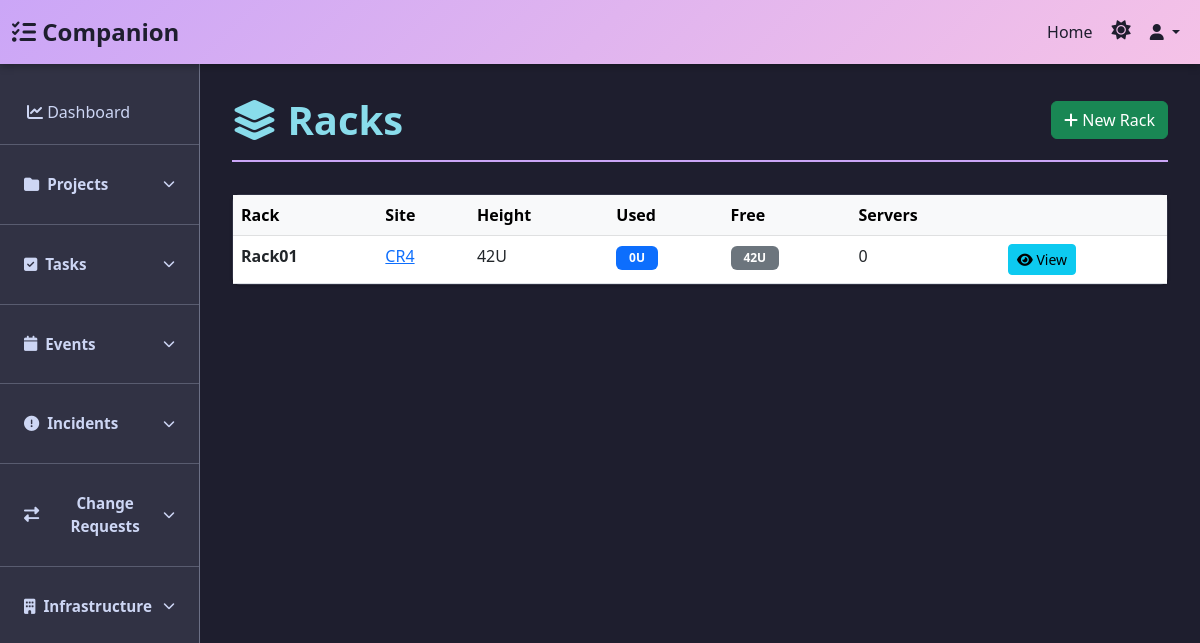
Page /infrastructure/racks/ on the committed database.
### inframan/models.py (models this page shows, shortened)
class Location(models.Model):
    site = models.ForeignKey(Site, on_delete=models.CASCADE, related_name='locations')
    name = models.CharField(max_length=100)
    location_type = models.CharField(
        max_length=20,
        choices=[
            ('rack', 'Rack'),
            ('room', 'Room'),
            ('cabinet', 'Cabinet'),
            ('cage', 'Cage'),
            ('other', 'Other'),
        ],
        default='rack'
    )
    row = models.CharField(max_length=20, blank=True, null=True)
    number = models.CharField(max_length=20, blank=True, null=True)
    capacity = models.IntegerField(blank=True, null=True, help_text="Number of U height")
    notes = models.TextField(blank=True, null=True)
    created_at = models.DateTimeField(auto_now_add=True)
    updated_at = models.DateTimeField(auto_now=True)
    class Meta:
        ordering = ['site', 'name']
        verbose_name = 'Location'
        verbose_name_plural = 'Locations'

class Site(models.Model):
    name = models.CharField(max_length=255, unique=True)
    code = models.CharField(max_length=20, unique=True)
    country = models.ForeignKey(Country, on_delete=models.PROTECT, related_name='sites')
    city = models.CharField(max_length=100)
    address = models.TextField(blank=True, null=True)
    phone = models.CharField(max_length=20, blank=True, null=True)
    contact_person = models.CharField(max_length=255, blank=True, null=True)
    contact_email = models.EmailField(blank=True, null=True)
    notes = models.TextField(blank=True, null=True)
    created_at = models.DateTimeField(auto_now_add=True)
    updated_at = models.DateTimeField(auto_now=True)
    class Meta:
        ordering = ['name']
        verbose_name = 'Site'
        verbose_name_plural = 'Sites'

### inframan/views.py (the view)
# urls.py: path('racks/', views.rack_list, name='rack_list'),
def rack_list(request):
    racks = Location.objects.filter(location_type='rack').select_related('site').order_by('site__name', 'name')
    rack_rows = []
    for rack in racks:
        servers = list(rack.servers.all())
        used = sum(s.rack_units or 1 for s in servers if s.rack_position)
        height = rack.capacity or 42
        rack_rows.append({
            'rack': rack,
            'height': height,
            'used': used,
            'free': max(height - used, 0),
            'server_count': len(servers),
        })
    return render(request, 'inframan/rack_list.html', {'rack_rows': rack_rows})

### templates/inframan/rack_list.html (shortened to what this page needs)
{% extends 'shiro/base.html' %}
{% block content %}
<div class="page-header d-flex justify-content-between align-items-center">
    <h1><i class="fas fa-layer-group"></i> Racks</h1>
    <a href="{% url 'inframan:rack_create' %}" class="btn btn-success"><i class="fas fa-plus"></i> New Rack</a>
</div>
<div class="card">
    <div class="card-body p-0">
        {% if rack_rows %}
        <div class="table-responsive">
            <table class="table table-hover mb-0">
                <thead class="table-light">
                    <tr><th>Rack</th><th>Site</th><th>Height</th><th>Used</th><th>Free</th><th>Servers</th><th></th></tr>
                </thead>
                <tbody>
                    {% for row in rack_rows %}
                    <tr>
                        <td><strong>{{ row.rack.name }}</strong></td>
                        <td><a href="{% url 'inframan:site_detail' row.rack.site.pk %}">{{ row.rack.site.name }}</a></td>
                        <td>{{ row.height }}U</td>
                        <td><span class="badge bg-primary">{{ row.used }}U</span></td>
                        <td><span class="badge bg-secondary">{{ row.free }}U</span></td>
                        <td>{{ row.server_count }}</td>
                        <td><a href="{% url 'inframan:rack_detail' row.rack.pk %}" class="btn btn-sm btn-info"><i class="fas fa-eye"></i> View</a></td>
                    </tr>
                    {% endfor %}
                </tbody>
            </table>
        </div>
        {% else %}
        <div class="alert alert-info m-3 mb-0">No racks yet. Add a Location of type "Rack" under a site.</div>
        {% endif %}
    </div>
</div>
{% endblock %}

### templates/shiro/base.html (style rules this page uses)
:root { --dracula-background-light: #f7ede1; --dracula-foreground-light: #2d2a26; --dracula-selection-light: #ffffff; --dracula-comment-light: #8a8378; --dracula-red-light: #e5484d; --dracula-orange-light: #f5822a; --dracula-yellow-light: #d4a017; --dracula-green-light: #2fae5a; --dracula-purple-light: #f5822a; --dracula-cyan-light: #f5822a; --dracula-pink-light: #f5822a; --dracula-background: #1e1e2e; --dracula-foreground: #cdd6f4; --dracula-selection: #313244; --dracula-comment: #6c7086; --dracula-red: #f38ba8; --dracula-orange: #fab387; --dracula-yellow: #f9e2af; --dracula-green: #a6e3a1; --dracula-purple: #cba6f7; --dracula-cyan: #89dceb; --dracula-pink: #f5c2e7; }
body { font-family: 'Segoe UI', Tahoma, Geneva, Verdana, sans-serif; background-color: var(--dracula-background); color: var(--dracula-foreground); transition: background-color 0.3s ease, color 0.3s ease; }
.page-header { margin-bottom: 2rem; padding-bottom: 1rem; border-bottom: 2px solid var(--dracula-purple); }
.page-header h1 { color: var(--dracula-cyan); font-weight: 700; margin: 0; }
.card { border: 1px solid var(--dracula-selection); background-color: var(--dracula-selection); color: var(--dracula-foreground); box-shadow: 0 1px 3px rgba(0,0,0,0.3); border-radius: 0.5rem; transition: all 0.3s ease; margin-bottom: 1.5rem; }
.badge { padding: 0.4rem 0.8rem; font-size: 0.75rem; font-weight: 600; }
.table { color: var(--dracula-foreground); }
.table-light { background-color: var(--dracula-selection); }

### rows in the picture
Location: rack.name "Rack01", rack.site.name "CR4", height "42", used "0", free "42", server_count "0"
